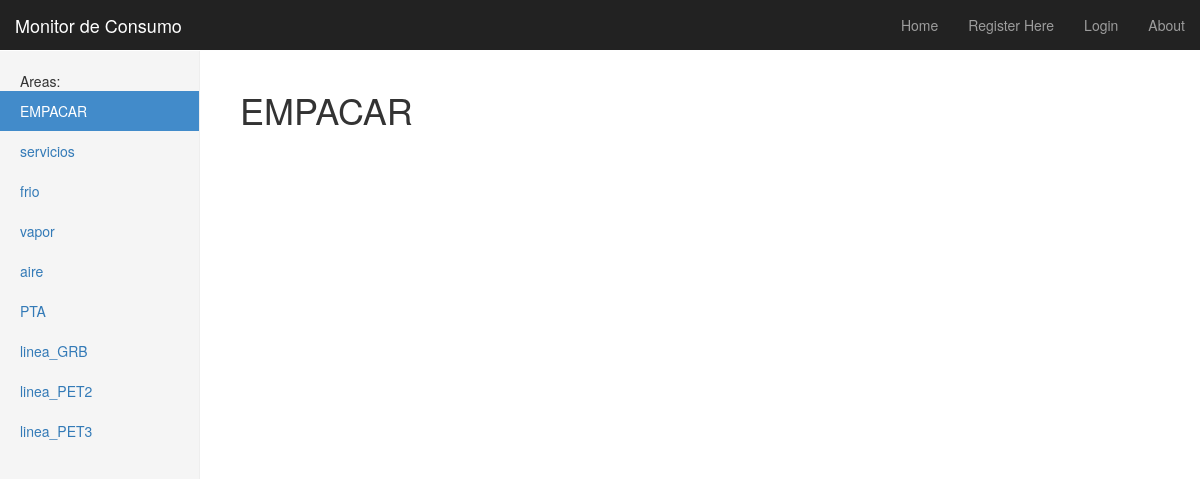
The page /rango/medidor/empacar/ on the database its author committed.
### rango/models.py (models this page shows, shortened)
class Medidor(models.Model):
    nombre = models.CharField(max_length = 128, unique = True)
    area = models.CharField(max_length = 128, default="planta")
    descripcion = models.TextField(null=True)
    slug = models.SlugField(null=True)

### rango/views.py (the view)
# urls.py: url(r'^medidor/(?P<medidor_name_slug>[\w\-]+)/$', views.medidor, name = 'medidor'),
def medidor(request, medidor_name_slug):
    context_dict = {}
    try:
        medidor = Medidor.objects.get(slug=medidor_name_slug)
        context_dict['medidor_name'] = medidor.nombre
        last_medida = Medidas.objects.filter(medidor=medidor)[0]
        context_dict['last_medida'] = last_medida
        context_dict['medidor']=medidor
    except Medidor.DoesNotExist:
        pass
    context_dict['medidor_name_slug'] = medidor_name_slug
    context_dict['resumen'] = Overview.get_data(medidor_name_slug)
    return render(request, 'rango/medidor.html', context_dict)

### rango/templatetags/rango_extras.py (called while the page is built)
@register.inclusion_tag('rango/side_areas.html')
def get_areas_list(med=None):
	return {'areas': Medidor.objects.all(), 'act_med': med}

### templates/rango/medidor.html (shortened to what this page needs)
{% extends 'base.html' %}
{% load staticfiles %}
{% load rango_extras %}
{% block body_block %}
    <h1>{{ medidor_name }}</h1>
{% endblock %}

### templates/rango/side_areas.html
{% if areas %}
    <ul class="nav nav-sidebar">
    {% for area in areas %}
        {% if area == act_med %}
        	<li  class="active" >
        {% else  %}
        	<li>
        {% endif %}
           	<a href="{% url 'medidor'  area.slug %}">{{ area.nombre }}</a></li>
    {% endfor %}
{% else %}
    <li> <strong >No hay medidores presentes.</strong></li>
    </ul>
{% endif %}

### static/css/dashboard.css (style rules this page uses)
body { padding-top: 50px; }
.nav-sidebar { margin-right: -21px; margin-bottom: 20px; margin-left: -20px; }
.nav-sidebar > li > a { padding-right: 20px; padding-left: 20px; }
.nav-sidebar > .active > a, .nav-sidebar > .active > a:hover, .nav-sidebar > .active > a:focus { color: #fff; background-color: #428bca; }

### rows shown on the page
Medidor: nombre "EMPACAR"
Medidor: nombre "servicios"
Medidor: nombre "frio"
Medidor: nombre "vapor"
Medidor: nombre "aire"
Medidor: nombre "PTA"
Medidor: nombre "linea_GRB"
Medidor: nombre "linea_PET2"
Medidor: nombre "linea_PET3"
